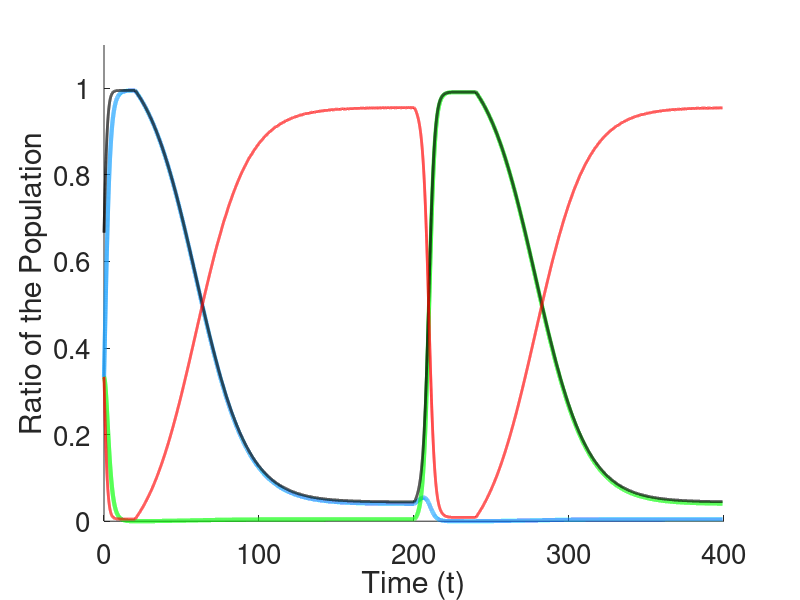

MATLAB code to generate this figure: (Note: this script raises an error after producing the figure.)
function conformist
T = 399;

tau = 20; %delay for social learners
epsilon  = 0.1; %

std_dev = 0; % introduce some noise to the payoffs
payOpt = normrnd(1,0,1,1000); %introducing some noise for the payoff of optimum behavior
paySOpt = normrnd(0.4,0,1,1000);%introducing some noise for the payoff of sub-optimum behavior

%Arrays to keep track of the results at t
Xarr = zeros(3, T);
Tarr = [];
phiArr = [];

%Fitness functions for behavior 1 and 2 
fB1 = @(t)(1-epsilon)*piB1(t) + epsilon*piB2(t); %Fitness of behavior 1
fB2 = @(t)(1-epsilon)*piB2(t) + epsilon*piB1(t); %Fitness of behavior 2

%initial value assignments for B1, B2 and S
B10  = 1/3;
B20  = 1/3;
S10  = 1/3;

%Solving the system
Y0 = [B10; B20; S10];
tspan   = [0:0.01:T];
[tt, y] = ode45(@sls,tspan,Y0);


%generating the plots
figure('PaperType','<custom>','PaperSize',[6 4],'Color',[1 1 1]);
hold on
plot(tt,y(:,1),'-','Color', [0.07,0.62,1.00], 'Linewidth', 3)
plot(tt,y(:,2),'-','Color', 'g', 'Linewidth', 3)
plot(tt,y(:,1) + y(:,2),'Color', 'k', 'Linewidth', 2)
plot(tt,y(:,3),'Color', 'r', 'Linewidth', 2)
xlabel('Time (t)')
ylabel('Ratio of the Population')
set(gca,'FontSize',20);
ylim([0,1.1])

yyaxis right
ylabel('Average Population Reward');% (\psi(t))')
set(gca,'ycolor','m');
ylim([0,1.1])

inx = Tarr == 0;
Tarr(inx) = [];
phiArr(inx) = [];
plot(Tarr, phiArr, 'Color', 'm','Linewidth', 2)
load individualOnly
plot(Tarr, phiArr, 'Color', 'b','Linewidth', 2)


%legend({'IL','SL','A_1','A_2', '\phi(t)'}, ...
legend({'A_1','A_2','IL','SL', '\psi(t)', '\psi(t)-ILonly'}, ...
            'Position',[0.22 0.85 0.64 0.08], ...
            'FontSize',19,...
            'NumColumns',8,...
            'color','none');
legend boxoff



    
    function y = fS(t)
        gSB1 = [];
        gSB2 = [];
        gB1 = []; 
        gB2 = [];
                    
        for i=1:tau:floor(t)+1
            if(i-tau<=0)
                gSB1(end+1) = 0.001;
                gSB2(end+1) = 0.001;
                gB1(end+1) = Xarr(1,i);
                gB2(end+1) = Xarr(2,i);
            else
                if(gB1(end) > gB2(end))
                   gSB1(end+1) = 1;
                   gSB2(end+1) = 0;
                elseif(gB1(end) < gB2(end))
                   gSB1(end+1) = 0;
                   gSB2(end+1) = 1;
                else
                    gSB1(end+1) = 1;
                    gSB2(end+1) = 0;
                    if(rand<0.5)
                        gSB1(end+1) = 0;
                        gSB2(end+1) = 1;
                    end
                end
                if(Xarr(1,i) == 0), continue; end
                gB1(end+1) = Xarr(1,i) + Xarr(3,i)*gSB1(end);
                gB2(end+1) = Xarr(2,i) + Xarr(3,i)*gSB2(end);
            end
        end
                
        y = gSB1(end)*piB1(t) + gSB2(end)*piB2(t);
    end

    function dxdt = sls(t,x)
        
        Xarr(:,floor(t)+1) = x;
        
        %mutation matrix Q       
        Q = [[0.995, 0, 0.005]; [0, 0.995, 0.005]; [0.0025, 0.0025, 0.995]];
        
        f = [fB1(t) fB2(t) fS(t)];
        phi = f*x; 
        phiArr(floor(t*1)+1) = phi;
        Tarr(floor(t*1)+1) = t;
        
        dxdt1 = f*(x.*Q(:,1)) - x(1)*phi; %B1 equation
        dxdt2 = f*(x.*Q(:,2)) - x(2)*phi; %B2 equation
        dxdt3 = f*(x.*Q(:,3)) - x(3)*phi; %S equation
        dxdt = [dxdt1;dxdt2;dxdt3];
    end
    
    function y = piB1(t) %Payoff of behavior 1
        if(t<200)
            y = payOpt(floor(t+1));
        else
            y = paySOpt(floor(t+1));
        end
    end

    function y = piB2(t) %Payoff of behavior 2
        if(t<200)
            y = paySOpt(floor(t+1));
        else
            y = payOpt(floor(t+1));
        end
    end
end